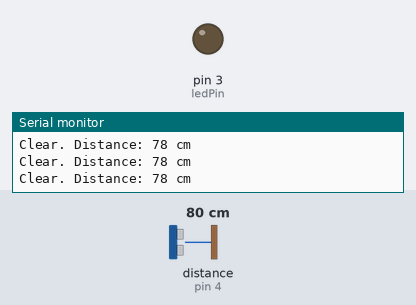
Bench run of a sketch on a simulated Arduino Uno, built with avr-gcc and run on an emulated ATmega328P. Shown: output pins drawn as LEDs (lit = HIGH), the last lines printed to the serial monitor. Wiring (inferred from the names in the program): ultrasonic range finder: trigger pin 5; echo pin 4. The inputs (shaded band) are chosen by the test bench; at power-on: distance to the obstacle (sensor on pin 4) 80 cm. The echo pulse lasts 58.3 µs per cm; pins used as bus, display or sensor lines are not drawn.

Above: at 1.2 s.
1.3 s: distance to the obstacle (sensor on pin 4) set to 22 cm
2.8 s: distance to the obstacle (sensor on pin 4) set to 18 cm
At 3.2 s:
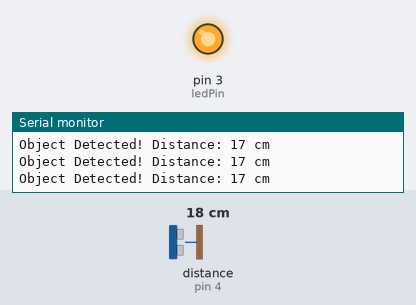
4.3 s: distance to the obstacle (sensor on pin 4) set to 35 cm
At 5.4 s:
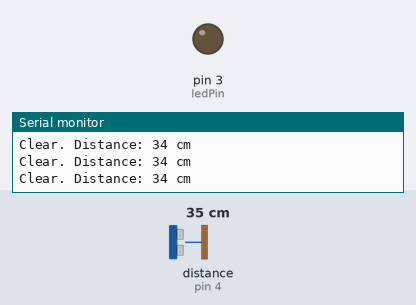
5.8 s: distance to the obstacle (sensor on pin 4) set to 2 cm
At 6.9 s:
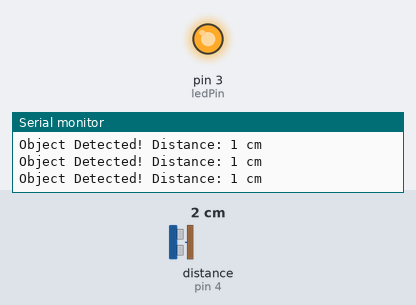
Timing chart, 0 to 8.3 s (numbered marks = the images above; inputs shaded):
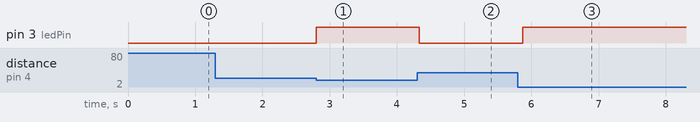

The sketch:

Ultra_sonic_code.ino
```cpp
// Define Pin Connections
const int trigPin = 5;  // Trig sends the sound wave
const int echoPin = 4;  // Echo receives the sound wave
const int ledPin = 3;   // LED positive pin

// Define variables for calculations
long duration;
int distance;

// The LED turns ON if an object is closer than this value.
const int distanceThreshold = 20;

void setup() {
  // Initialize Serial Monitor
  Serial.begin(9600);

  // Set Pin Modes
  pinMode(trigPin, OUTPUT);
  pinMode(echoPin, INPUT);
  pinMode(ledPin, OUTPUT);
}

void loop() {
  // 1. Clear the trigPin
  digitalWrite(trigPin, LOW);
  delayMicroseconds(2);

  // 2. Send a 10 microsecond pulse to trigger the sensor
  digitalWrite(trigPin, HIGH);
  delayMicroseconds(10);
  digitalWrite(trigPin, LOW);

  // 3. Read the echoPin (measures how long the pin stays HIGH)
  // pulseIn returns the duration in microseconds
  duration = pulseIn(echoPin, HIGH);

  // 4. Calculate the distance
  // Speed of sound is 0.034 cm/us
  distance = duration * 0.034 / 2;

  // 5. Logic to control LED
  if (distance > 0 && distance < distanceThreshold) {
    digitalWrite(ledPin, HIGH);
    Serial.print("Object Detected! Distance: ");
  } else {
    digitalWrite(ledPin, LOW);
    Serial.print("Clear. Distance: ");
  }

  // Print distance to Serial Monitor for debugging
  Serial.print(distance);
  Serial.println(" cm");

  delay(100); // Small delay for stability
}
```

Measured:
- the behaviour switches between 21 and 20 cm on distance to the obstacle (sensor on pin 4) (found by bisection; images 0 and 1)
- after the input at 2.8 s, pin 3 (ledPin): LOW → HIGH at once
- after the input at 4.3 s, pin 3 (ledPin): HIGH → LOW at once
- after the input at 5.8 s, pin 3 (ledPin): LOW → HIGH after 0.07 s
